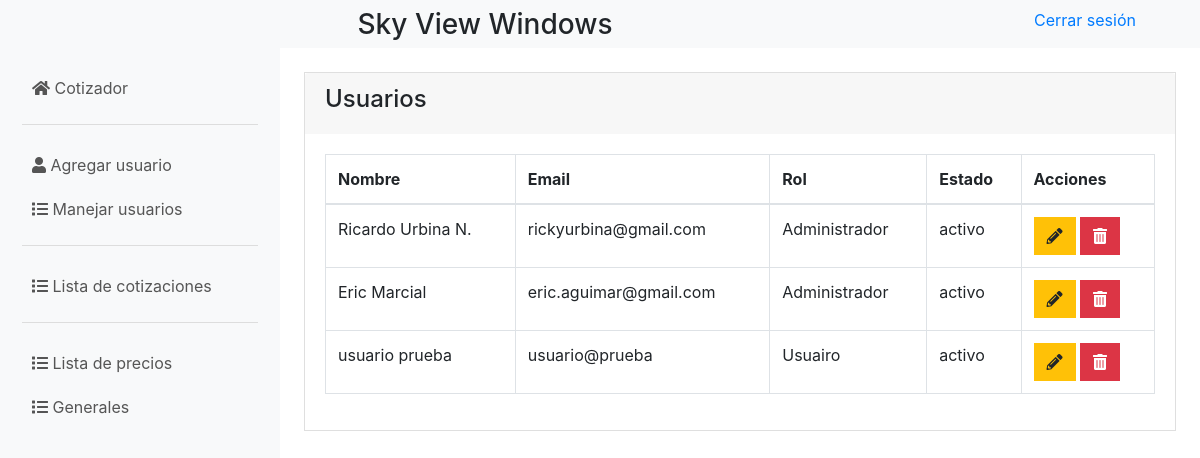
The page /inicio.php?action=lstUsuarios (signed in) on the database its author committed.
### tables this page shows
CREATE TABLE `usuarios` (
  `id` int(11) NOT NULL,
  `usuario` varchar(12) NOT NULL,
  `password` varchar(100) NOT NULL,
  `nombre` varchar(50) NOT NULL,
  `email` text NOT NULL,
  `rol` int(11) NOT NULL,
  `activo` varchar(1) NOT NULL
);

### models/conexion.php (called while the page is built)
<?php
class Conexion {
  public static function conectar() {
    $servername = "127.0.0.1";
    $username = "root";
    $password = "";
    $dbname = "cotizador";
    try {
      $conexion = new PDO("mysql:host=$servername;dbname=$dbname", $username, $password);
      $conexion->setAttribute(PDO::ATTR_ERRMODE, PDO::ERRMODE_EXCEPTION);
    } catch (PDOException $exception) {
      print_r($exception);
    }
    return $conexion;
  }
}

### models/modelUsuario.php (called while the page is built, shortened)
<?php
    require_once "conexion.php";
    class ModelUsuario{
        public static function mdlListarUsuarios(){
            $statement = Conexion::conectar() -> prepare("SELECT * FROM `usuarios`");
            $statement -> execute();
            return $statement -> fetchAll();
        }
    }
?>

### controllers/controllerUsuario.php (the view, shortened to what this page needs)
<?php
    class ControllerUsuario{
        public static function ctrlistarUsuarios(){
            $respuesta = ModelUsuario::mdlListarUsuarios();
            foreach ($respuesta as $row => $item){
                echo'
                    <tr>
                        <td>'.$item["nombre"].'</td>
                        <td>'. $item["email"].'</td>
                        <td>'. ($item["rol"] == 0 ? ("Administrador") : ("Usuairo")) .'</td>
                        <td>'. ($item["activo"] == "S" ? ("activo") : ("inactivo")).'</td>
                        <td>
                            <a href="inicio.php?action=uptUsuario&idEditar='.$item["id"].'"><button class="btn btn-warning"><i class="fas fa-pencil-alt"></i></button></a>
                            <a href="inicio.php?action=lstUsuarios&idBorrar='.$item["id"].'"><button class="btn btn-danger"><i class="fas fa-trash-alt"></i></button></a>
                        </td>
                    </tr>
                ';
            }
        }
    }
?>

### views/css/style.css (style rules this page uses)
body { height: 100vh; display: flex; flex-direction: column; }
button { border-radius: 0px !important; }

### rows shown on the page
usuarios: nombre "Ricardo Urbina N.", email "rickyurbina@gmail.com", rol "Administrador", activo "activo"
usuarios: nombre "Eric Marcial", email "eric.aguimar@gmail.com", rol "Administrador", activo "activo"
usuarios: nombre "usuario prueba", email "usuario@prueba", rol "Usuairo", activo "activo"
